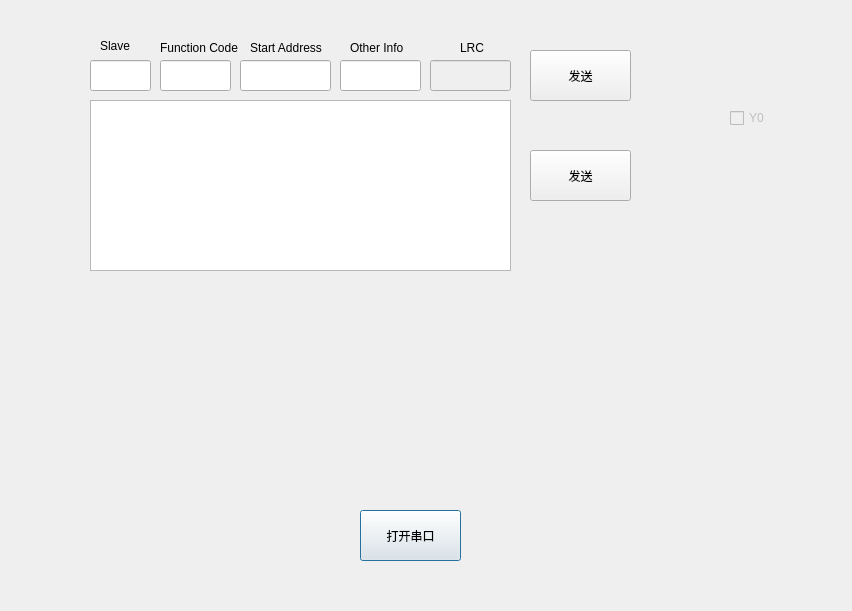
<?xml version="1.0" encoding="UTF-8"?>
<ui version="4.0">
 <class>ComDialog</class>
 <widget class="QDialog" name="ComDialog">
  <property name="geometry">
   <rect>
    <x>0</x>
    <y>0</y>
    <width>852</width>
    <height>611</height>
   </rect>
  </property>
  <property name="windowTitle">
   <string>关于</string>
  </property>
  <property name="windowIcon">
   <iconset resource="hello.qrc">
    <normaloff>:/logo/Resources/fivision.ico</normaloff>:/logo/Resources/fivision.ico</iconset>
  </property>
  <widget class="QLineEdit" name="lineEdit_OtherInfo">
   <property name="geometry">
    <rect>
     <x>340</x>
     <y>60</y>
     <width>81</width>
     <height>31</height>
    </rect>
   </property>
   <property name="font">
    <font>
     <family>Arial Black</family>
     <weight>75</weight>
     <bold>true</bold>
    </font>
   </property>
   <property name="alignment">
    <set>Qt::AlignCenter</set>
   </property>
  </widget>
  <widget class="QPushButton" name="QPushButton_OpenComm">
   <property name="geometry">
    <rect>
     <x>360</x>
     <y>510</y>
     <width>101</width>
     <height>51</height>
    </rect>
   </property>
   <property name="text">
    <string>打开串口</string>
   </property>
  </widget>
  <widget class="QCheckBox" name="checkBox_Y0">
   <property name="enabled">
    <bool>false</bool>
   </property>
   <property name="geometry">
    <rect>
     <x>730</x>
     <y>110</y>
     <width>71</width>
     <height>16</height>
    </rect>
   </property>
   <property name="text">
    <string>Y0</string>
   </property>
   <property name="checkable">
    <bool>true</bool>
   </property>
  </widget>
  <widget class="QPushButton" name="QPushButton_Send_SencondQueue">
   <property name="geometry">
    <rect>
     <x>530</x>
     <y>50</y>
     <width>101</width>
     <height>51</height>
    </rect>
   </property>
   <property name="text">
    <string>发送</string>
   </property>
  </widget>
  <widget class="QLineEdit" name="lineEdit_Slave">
   <property name="geometry">
    <rect>
     <x>90</x>
     <y>60</y>
     <width>61</width>
     <height>31</height>
    </rect>
   </property>
   <property name="font">
    <font>
     <family>Arial Black</family>
     <weight>75</weight>
     <bold>true</bold>
    </font>
   </property>
   <property name="alignment">
    <set>Qt::AlignCenter</set>
   </property>
  </widget>
  <widget class="QLineEdit" name="lineEdit_FunctionCode">
   <property name="geometry">
    <rect>
     <x>160</x>
     <y>60</y>
     <width>71</width>
     <height>31</height>
    </rect>
   </property>
   <property name="font">
    <font>
     <family>Arial Black</family>
     <weight>75</weight>
     <bold>true</bold>
    </font>
   </property>
   <property name="alignment">
    <set>Qt::AlignCenter</set>
   </property>
  </widget>
  <widget class="QLineEdit" name="lineEdit_StartAddress">
   <property name="geometry">
    <rect>
     <x>240</x>
     <y>60</y>
     <width>91</width>
     <height>31</height>
    </rect>
   </property>
   <property name="font">
    <font>
     <family>Arial Black</family>
     <weight>75</weight>
     <bold>true</bold>
    </font>
   </property>
   <property name="alignment">
    <set>Qt::AlignCenter</set>
   </property>
  </widget>
  <widget class="QLabel" name="label">
   <property name="geometry">
    <rect>
     <x>100</x>
     <y>40</y>
     <width>54</width>
     <height>12</height>
    </rect>
   </property>
   <property name="text">
    <string>Slave</string>
   </property>
  </widget>
  <widget class="QLabel" name="label_2">
   <property name="geometry">
    <rect>
     <x>160</x>
     <y>40</y>
     <width>91</width>
     <height>16</height>
    </rect>
   </property>
   <property name="text">
    <string>Function Code</string>
   </property>
  </widget>
  <widget class="QLabel" name="label_3">
   <property name="geometry">
    <rect>
     <x>250</x>
     <y>40</y>
     <width>91</width>
     <height>16</height>
    </rect>
   </property>
   <property name="text">
    <string>Start Address</string>
   </property>
  </widget>
  <widget class="QLabel" name="label_4">
   <property name="geometry">
    <rect>
     <x>350</x>
     <y>40</y>
     <width>71</width>
     <height>16</height>
    </rect>
   </property>
   <property name="text">
    <string>Other Info</string>
   </property>
  </widget>
  <widget class="QLineEdit" name="lineEdit_LRC">
   <property name="enabled">
    <bool>false</bool>
   </property>
   <property name="geometry">
    <rect>
     <x>430</x>
     <y>60</y>
     <width>81</width>
     <height>31</height>
    </rect>
   </property>
   <property name="font">
    <font>
     <family>Arial Black</family>
     <weight>75</weight>
     <bold>true</bold>
    </font>
   </property>
   <property name="alignment">
    <set>Qt::AlignCenter</set>
   </property>
  </widget>
  <widget class="QLabel" name="label_5">
   <property name="geometry">
    <rect>
     <x>460</x>
     <y>40</y>
     <width>71</width>
     <height>16</height>
    </rect>
   </property>
   <property name="text">
    <string>LRC</string>
   </property>
  </widget>
  <widget class="QTextEdit" name="textEdit_DefaultQueue">
   <property name="geometry">
    <rect>
     <x>90</x>
     <y>100</y>
     <width>421</width>
     <height>171</height>
    </rect>
   </property>
  </widget>
  <widget class="QPushButton" name="QPushButton_Send_DefaultQueue">
   <property name="geometry">
    <rect>
     <x>530</x>
     <y>150</y>
     <width>101</width>
     <height>51</height>
    </rect>
   </property>
   <property name="text">
    <string>发送</string>
   </property>
  </widget>
 </widget>
 <tabstops>
  <tabstop>lineEdit_Slave</tabstop>
  <tabstop>lineEdit_FunctionCode</tabstop>
  <tabstop>lineEdit_StartAddress</tabstop>
  <tabstop>lineEdit_OtherInfo</tabstop>
  <tabstop>QPushButton_Send_SencondQueue</tabstop>
  <tabstop>QPushButton_OpenComm</tabstop>
  <tabstop>checkBox_Y0</tabstop>
  <tabstop>lineEdit_LRC</tabstop>
 </tabstops>
 <resources>
  <include location="hello.qrc"/>
 </resources>
 <connections/>
</ui>
